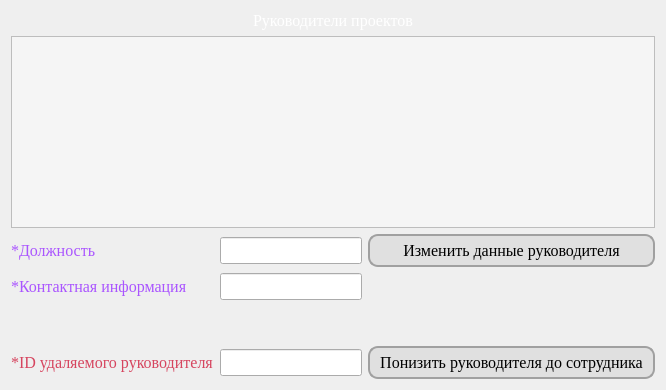
      <widget class="QWidget" name="remove_man">
       <layout class="QGridLayout" name="gridLayout_14">
        <item row="1" column="0">
         <widget class="QTableView" name="tableView_UsersData_remove_man">
          <property name="styleSheet">
           <string notr="true">QTableView {
    background-color: #f5f5f5; /* Цвет фона */
    color: #333; /* Цвет текста */
    gridline-color: #ccc; /* Цвет линий сетки */
}

QTableView::item:selected {
    background-color: #a0d9ff; /* Цвет фона для выбранной ячейки */
    color: #333; /* Цвет текста для выбранной ячейки */
}

QHeaderView::section {
    background-color: #4c7c99; /* Цвет фона заголовков столбцов */
    color: white; /* Цвет текста заголовков столбцов */
    padding: 4px; /* Отступы внутри заголовков столбцов */
    border: 1px solid #2e5066; /* Граница вокруг заголовков столбцов */
}

QTableView::horizontalHeader {
    background-color: #4c7c99; /* Цвет фона горизонтального заголовка */
    color: white; /* Цвет текста горизонтального заголовка */
}

QTableView::verticalHeader {
    background-color: #4c7c99; /* Цвет фона вертикального заголовка */
    color: white; /* Цвет текста вертикального заголовка */
}
</string>
          </property>
          <property name="frameShadow">
           <enum>QFrame::Raised</enum>
          </property>
          <property name="editTriggers">
           <set>QAbstractItemView::NoEditTriggers</set>
          </property>
          <property name="gridStyle">
           <enum>Qt::SolidLine</enum>
          </property>
          <property name="sortingEnabled">
           <bool>true</bool>
          </property>
          <attribute name="horizontalHeaderShowSortIndicator" stdset="0">
           <bool>true</bool>
          </attribute>
         </widget>
        </item>
        <item row="2" column="0">
         <layout class="QGridLayout" name="gridLayout_5">
          <item row="0" column="2">
           <widget class="QLineEdit" name="lineEdit_JobTitle_change_man">
            <property name="font">
             <font>
              <family>Times New Roman</family>
              <pointsize>12</pointsize>
             </font>
            </property>
           </widget>
          </item>
          <item row="0" column="0" colspan="2">
           <widget class="QLabel" name="label_JobTitle_change_man">
            <property name="font">
             <font>
              <family>Times New Roman</family>
              <pointsize>12</pointsize>
             </font>
            </property>
            <property name="styleSheet">
             <string notr="true">color: rgb(170, 85, 255)
</string>
            </property>
            <property name="text">
             <string>*Должность</string>
            </property>
           </widget>
          </item>
          <item row="1" column="2">
           <widget class="QLineEdit" name="lineEdit_ContactInf_change_man">
            <property name="font">
             <font>
              <family>Times New Roman</family>
              <pointsize>12</pointsize>
             </font>
            </property>
           </widget>
          </item>
          <item row="3" column="2">
           <widget class="QLineEdit" name="lineEdit_ManID_remove_man">
            <property name="font">
             <font>
              <family>Times New Roman</family>
              <pointsize>12</pointsize>
             </font>
            </property>
           </widget>
          </item>
          <item row="3" column="3">
           <widget class="QPushButton" name="pushButton_remove_man">
            <property name="font">
             <font>
              <family>Times New Roman</family>
              <pointsize>12</pointsize>
             </font>
            </property>
            <property name="cursor">
             <cursorShape>PointingHandCursor</cursorShape>
            </property>
            <property name="styleSheet">
             <string notr="true">QPushButton {
    background-color: #E0E0E0;
    border-radius: 10px;
    border: 2px solid #A0A0A0;
    padding: 5px 10px;
}

QPushButton:hover {
    background-color: #CCCCCC;
}
</string>
            </property>
            <property name="text">
             <string>Понизить руководителя до сотрудника</string>
            </property>
           </widget>
          </item>
          <item row="3" column="0" colspan="2">
           <widget class="QLabel" name="label_ManID_remove_man">
            <property name="font">
             <font>
              <family>Times New Roman</family>
              <pointsize>12</pointsize>
             </font>
            </property>
            <property name="styleSheet">
             <string notr="true">color: rgb(214, 69, 95)</string>
            </property>
            <property name="text">
             <string>*ID удаляемого руководителя</string>
            </property>
           </widget>
          </item>
          <item row="2" column="0">
           <spacer name="verticalSpacer_3">
            <property name="orientation">
             <enum>Qt::Vertical</enum>
            </property>
            <property name="sizeType">
             <enum>QSizePolicy::Fixed</enum>
            </property>
            <property name="sizeHint" stdset="0">
             <size>
              <width>20</width>
              <height>40</height>
             </size>
            </property>
           </spacer>
          </item>
          <item row="0" column="3">
           <widget class="QPushButton" name="pushButton_change_man">
            <property name="font">
             <font>
              <family>Times New Roman</family>
              <pointsize>12</pointsize>
             </font>
            </property>
            <property name="cursor">
             <cursorShape>PointingHandCursor</cursorShape>
            </property>
            <property name="styleSheet">
             <string notr="true">QPushButton {
    background-color: #E0E0E0;
    border-radius: 10px;
    border: 2px solid #A0A0A0;
    padding: 5px 10px;
}

QPushButton:hover {
    background-color: #CCCCCC;
}
</string>
            </property>
            <property name="text">
             <string>Изменить данные руководителя</string>
            </property>
           </widget>
          </item>
          <item row="1" column="0" colspan="2">
           <widget class="QLabel" name="label_ContactInf_change_man">
            <property name="font">
             <font>
              <family>Times New Roman</family>
              <pointsize>12</pointsize>
             </font>
            </property>
            <property name="styleSheet">
             <string notr="true">color: rgb(170, 85, 255)
</string>
            </property>
            <property name="text">
             <string>*Контактная информация</string>
            </property>
           </widget>
          </item>
         </layout>
        </item>
        <item row="0" column="0">
         <widget class="QLabel" name="label_41">
          <property name="font">
           <font>
            <family>Times New Roman</family>
            <pointsize>12</pointsize>
           </font>
          </property>
          <property name="styleSheet">
           <string notr="true">color: rgb(255, 255, 255)</string>
          </property>
          <property name="text">
           <string>Руководители проектов</string>
          </property>
          <property name="alignment">
           <set>Qt::AlignCenter</set>
          </property>
         </widget>
        </item>
       </layout>
      </widget>
